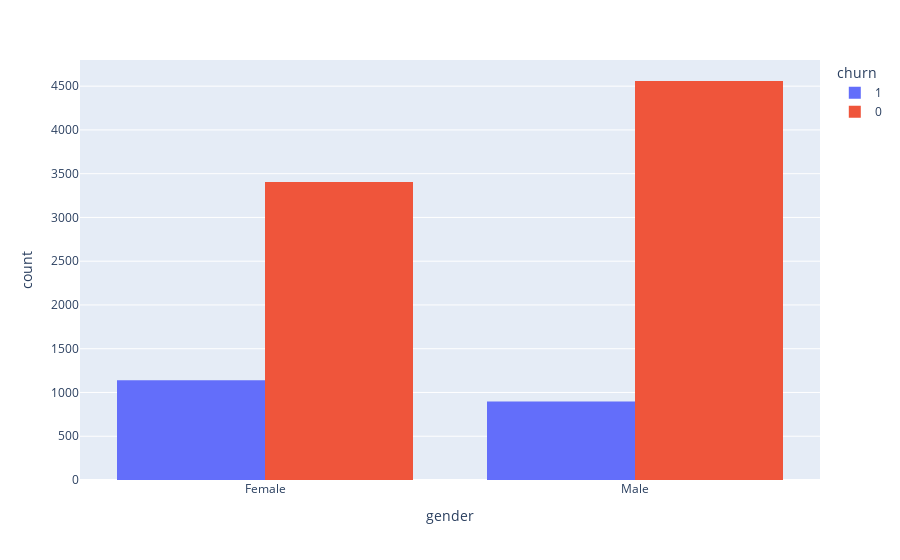

Source (notebook cell):
### Markdown cell above
### Gender VS Churn

### Code cell
px.histogram(bank_df,x='gender', color = 'churn',barmode = 'group')

### Figure 1 — Plotly figure (JSON) as saved in the notebook; plotly's stock layout.template omitted (floating-point values rounded to 4 significant figures; data arrays with more than 128 entries replaced by an {"elided": "..."} marker saying what was removed)
{"data": [{"alignmentgroup": "True", "bingroup": "x", "hovertemplate": "churn=1<br>gender=%{x}<br>count=%{y}<extra></extra>", "legendgroup": "1", "marker": {"color": "#636efa", "pattern": {"shape": ""}}, "name": "1", "offsetgroup": "1", "orientation": "v", "showlegend": true, "type": "histogram", "x": {"elided": "2037 str values"}, "xaxis": "x", "yaxis": "y"}, {"alignmentgroup": "True", "bingroup": "x", "hovertemplate": "churn=0<br>gender=%{x}<br>count=%{y}<extra></extra>", "legendgroup": "0", "marker": {"color": "#EF553B", "pattern": {"shape": ""}}, "name": "0", "offsetgroup": "0", "orientation": "v", "showlegend": true, "type": "histogram", "x": {"elided": "7963 str values"}, "xaxis": "x", "yaxis": "y"}], "layout": {"barmode": "group", "legend": {"title": {"text": "churn"}, "tracegroupgap": 0}, "margin": {"t": 60}, "xaxis": {"anchor": "y", "domain": [0, 1], "title": {"text": "gender"}}, "yaxis": {"anchor": "x", "domain": [0, 1], "title": {"text": "count"}}}}
